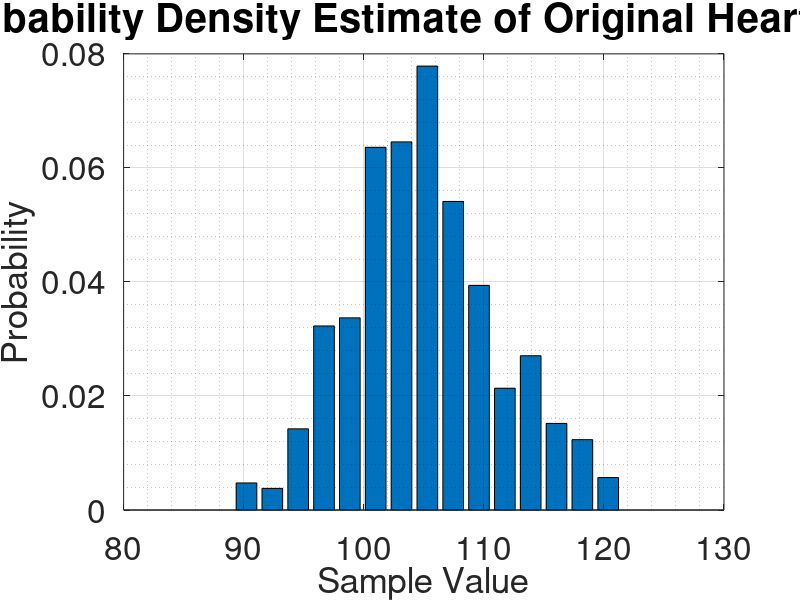

Recreate this plot in MATLAB.
clear all

% loading RRI data
load Anand_RRI

% store RRI time series in variable data
% only work with trial 2
% produced best results for illustrative purposes
h_data = Trial2_RRI;

% define the number of bins
bins = 15;

% obtain heart rate time series
heart_rate = 60./h_data;

% length of heart rate vector
N = length(heart_rate);

% compute histogram 
[a, b] = hist(heart_rate, bins);

% normalise by number of samples
a = a / trapz(b, a);

% plot values
bar(b, a);

% graphing settings
title('\fontsize{40}Probability Density Estimate of Original Heart Rate'); 
ylabel('\fontsize{35}Probability'); 
xlabel('\fontsize{35}Sample Value');

grid on
grid minor

a = get(gca, 'XTickLabel');
set(gca, 'XTickLabel', a, 'fontsize', 24); 
